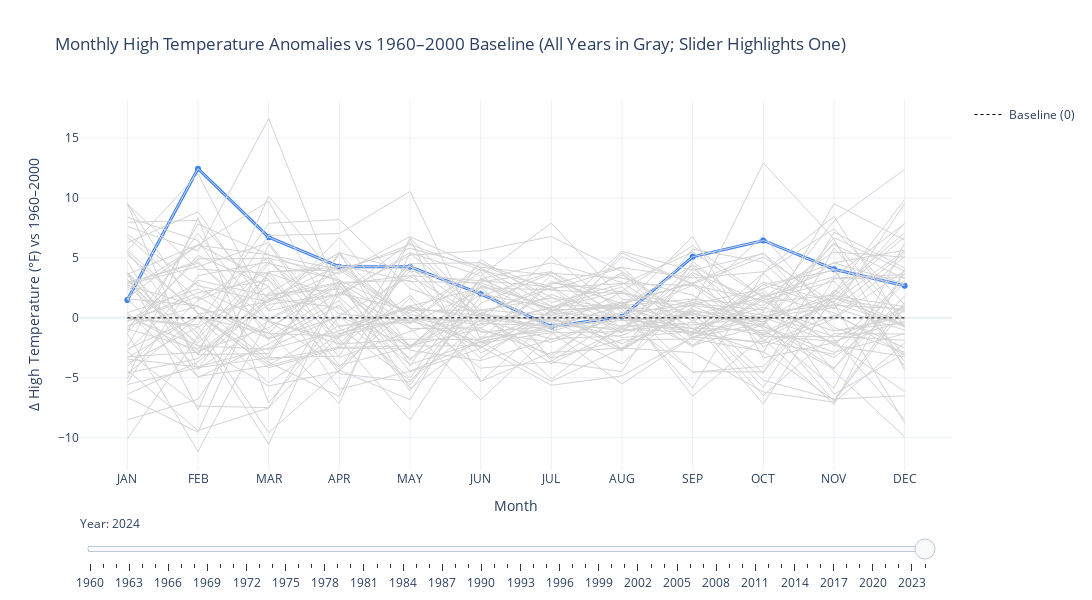

This figure's notebook cell:
### Code cell
onth_order = ["JAN","FEB","MAR","APR","MAY","JUN","JUL","AUG","SEP","OCT","NOV","DEC"]
df["Month"] = pd.Categorical(df["Month"], categories=month_order, ordered=True)
df = df.groupby(["Year","Month"], as_index=False, observed=False)["high"].mean()

# Baseline 1960–2000 (monthly means)
baseline = (df[(df["Year"] >= 1960) & (df["Year"] <= 2000)]
            .groupby("Month", observed=False)["high"]
            .mean().reindex(month_order))

# Keep complete years
years_all = sorted(df["Year"].unique())
years = []
by_year = {}
for y in years_all:
    s = df[df["Year"] == y].set_index("Month").reindex(month_order)["high"]
    if s.notna().all():
        years.append(y)
        by_year[y] = s

# Build deviation series: each year minus the baseline per month
dev_by_year = {y: (by_year[y] - baseline).tolist() for y in years}

# --- Figure with anomalies ---
fig = go.Figure()

# Highlight trace FIRST (will be updated by frames)
default_year = max(years)
fig.add_trace(go.Scatter(
    x=month_order, y=dev_by_year[default_year],
    mode="lines+markers",
    line=dict(color="#3b82f6", width=3),
    marker=dict(size=6),
    name=str(default_year),
    text=[default_year]*12,
    hovertemplate="Year: %{text}<br>Month: %{x}<br>ΔHigh: %{y:.1f}°F<extra></extra>",
    showlegend=False
))

# Gray background lines
for y in years:
    fig.add_trace(go.Scatter(
        x=month_order, y=dev_by_year[y],
        mode="lines",
        line=dict(color="lightgray", width=1),
        hoverinfo="skip",
        showlegend=False
    ))

# Zero line (reference)
fig.add_trace(go.Scatter(
    x=month_order, y=[0]*12,
    mode="lines",
    line=dict(color="black", width=1, dash="dot"),
    name="Baseline (0)",
    hoverinfo="skip",
    showlegend=True
))

# Frames (update only the first trace = highlight)
frames = []
for y in years:
    frames.append(go.Frame(
        name=str(y),
        data=[go.Scatter(x=month_order, y=dev_by_year[y], text=[y]*12)],
        traces=[0]
    ))
fig.frames = frames

# Slider
steps = [{
    "args": [[str(y)], {"frame": {"duration": 0, "redraw": True},
                        "mode": "immediate",
                        "transition": {"duration": 0}}],
    "label": str(y),
    "method": "animate"
} for y in years]

fig.update_layout(
    title="Monthly High Temperature Anomalies vs 1960–2000 Baseline (All Years in Gray; Slider Highlights One)",
    xaxis=dict(title="Month", categoryorder="array", categoryarray=month_order),
    yaxis=dict(title="Δ High Temperature (°F) vs 1960–2000"),
    template="plotly_white",
    width=1100, height=600,
    sliders=[{
        "active": years.index(default_year),
        "y": -0.06, "len": 0.98,
        "currentvalue": {"prefix": "Year: ", "visible": True},
        "steps": steps
    }]
)

fig.show()

### Figure 1 — Plotly figure (JSON) as saved in the notebook; plotly's stock layout.template omitted (floating-point values rounded to 4 significant figures)
{"data": [{"hovertemplate": "Year: %{text}<br>Month: %{x}<br>ΔHigh: %{y:.1f}°F<extra></extra>", "line": {"color": "#3b82f6", "width": 3}, "marker": {"size": 6}, "mode": "lines+markers", "name": "2024", "showlegend": false, "text": ["2024", "2024", "2024", "2024", "2024", "2024", "2024", "2024", "2024", "2024", "2024", "2024"], "type": "scatter", "x": ["JAN", "FEB", "MAR", "APR", "MAY", "JUN", "JUL", "AUG", "SEP", "OCT", "NOV", "DEC"], "y": [1.496, 12.45, 6.735, 4.267, 4.26, 2.004, -0.727, 0.09521, 5.098, 6.459, 4.059, 2.68]}, {"hoverinfo": "skip", "line": {"color": "lightgray", "width": 1}, "mode": "lines", "showlegend": false, "type": "scatter", "x": ["JAN", "FEB", "MAR", "APR", "MAY", "JUN", "JUL", "AUG", "SEP", "OCT", "NOV", "DEC"], "y": [3.754, -1.308, -10.56, 2.701, -2.708, -3.563, -1.792, 0.1275, 2.732, 1.459, 3.059, -3.127]}, {"hoverinfo": "skip", "line": {"color": "lightgray", "width": 1}, "mode": "lines", "showlegend": false, "type": "scatter", "x": ["JAN", "FEB", "MAR", "APR", "MAY", "JUN", "JUL", "AUG", "SEP", "OCT", "NOV", "DEC"], "y": [-1.246, 5.202, 2.638, -5.966, -4.45, -1.996, -0.6947, -0.8725, 3.765, 1.297, 1.892, -0.7718]}, {"hoverinfo": "skip", "line": {"color": "lightgray", "width": 1}, "mode": "lines", "showlegend": false, "type": "scatter", "x": ["JAN", "FEB", "MAR", "APR", "MAY", "JUN", "JUL", "AUG", "SEP", "OCT", "NOV", "DEC"], "y": [-3.44, -4.084, -2.523, 0.1675, 3.453, 0.03741, -3.308, 1.353, -2.435, 1.91, 0.4252, -3.127]}, {"hoverinfo": "skip", "line": {"color": "lightgray", "width": 1}, "mode": "lines", "showlegend": false, "type": "scatter", "x": ["JAN", "FEB", "MAR", "APR", "MAY", "JUN", "JUL", "AUG", "SEP", "OCT", "NOV", "DEC"], "y": [-8.504, -6.798, 1.993, 2.401, -2.386, 2.637, 0.9827, -2.647, 0.8984, 12.91, 6.592, -4.352]}, {"hoverinfo": "skip", "line": {"color": "lightgray", "width": 1}, "mode": "lines", "showlegend": false, "type": "scatter", "x": ["JAN", "FEB", "MAR", "APR", "MAY", "JUN", "JUL", "AUG", "SEP", "OCT", "NOV", "DEC"], "y": [6.98, 2.692, 1.315, 3.834, 6.131, 3.971, 2.628, -1.163, 0.365, -0.6703, 6.292, -0.1912]}, {"hoverinfo": "skip", "line": {"color": "lightgray", "width": 1}, "mode": "lines", "showlegend": false, "type": "scatter", "x": ["JAN", "FEB", "MAR", "APR", "MAY", "JUN", "JUL", "AUG", "SEP", "OCT", "NOV", "DEC"], "y": [-0.05271, -0.7267, -9.588, -4.366, 4.453, 0.2041, -0.1786, -1.131, -0.3683, -1.445, 1.392, 5.583]}, {"hoverinfo": "skip", "line": {"color": "lightgray", "width": 1}, "mode": "lines", "showlegend": false, "type": "scatter", "x": ["JAN", "FEB", "MAR", "APR", "MAY", "JUN", "JUL", "AUG", "SEP", "OCT", "NOV", "DEC"], "y": [-3.795, -0.7624, 2.606, -4.366, -6.837, 3.004, 3.854, -0.1951, -0.6016, 0.0716, 0.8585, -1.03]}, {"hoverinfo": "skip", "line": {"color": "lightgray", "width": 1}, "mode": "lines", "showlegend": false, "type": "scatter", "x": ["JAN", "FEB", "MAR", "APR", "MAY", "JUN", "JUL", "AUG", "SEP", "OCT", "NOV", "DEC"], "y": [4.721, -4.977, -2.168, 1.067, -5.644, 2.604, -3.372, -1.84, -1.768, -2.799, -6.875, 1.325]}, {"hoverinfo": "skip", "line": {"color": "lightgray", "width": 1}, "mode": "lines", "showlegend": false, "type": "scatter", "x": ["JAN", "FEB", "MAR", "APR", "MAY", "JUN", "JUL", "AUG", "SEP", "OCT", "NOV", "DEC"], "y": [-0.9237, -2.618, 4.541, 3.167, -5.902, -1.629, -1.114, 0.4501, 1.032, 0.2329, -1.541, -1.869]}, {"hoverinfo": "skip", "line": {"color": "lightgray", "width": 1}, "mode": "lines", "showlegend": false, "type": "scatter", "x": ["JAN", "FEB", "MAR", "APR", "MAY", "JUN", "JUL", "AUG", "SEP", "OCT", "NOV", "DEC"], "y": [-0.2463, 1.773, -1.685, 2.167, -0.8694, -6.829, -1.372, 5.418, 2.798, -0.7026, -2.875, -1.32]}, {"hoverinfo": "skip", "line": {"color": "lightgray", "width": 1}, "mode": "lines", "showlegend": false, "type": "scatter", "x": ["JAN", "FEB", "MAR", "APR", "MAY", "JUN", "JUL", "AUG", "SEP", "OCT", "NOV", "DEC"], "y": [-4.666, 0.05904, -5.426, -1.299, 0.001574, -1.129, -2.05, 0.2242, -0.9016, 0.878, -1.108, 0.06688]}, {"hoverinfo": "skip", "line": {"color": "lightgray", "width": 1}, "mode": "lines", "showlegend": false, "type": "scatter", "x": ["JAN", "FEB", "MAR", "APR", "MAY", "JUN", "JUL", "AUG", "SEP", "OCT", "NOV", "DEC"], "y": [-3.343, 0.2019, -3.943, -0.6325, -0.3855, 3.871, -3.63, 0.1275, 1.432, 6.846, -0.04146, 5.131]}, {"hoverinfo": "skip", "line": {"color": "lightgray", "width": 1}, "mode": "lines", "showlegend": false, "type": "scatter", "x": ["JAN", "FEB", "MAR", "APR", "MAY", "JUN", "JUL", "AUG", "SEP", "OCT", "NOV", "DEC"], "y": [0.07632, -2.308, -5.685, -4.466, 1.679, -5.296, -2.888, -2.518, -2.902, -6.186, -7.041, -2.094]}, {"hoverinfo": "skip", "line": {"color": "lightgray", "width": 1}, "mode": "lines", "showlegend": false, "type": "scatter", "x": ["JAN", "FEB", "MAR", "APR", "MAY", "JUN", "JUL", "AUG", "SEP", "OCT", "NOV", "DEC"], "y": [5.496, -1.762, 4.735, -0.8325, -5.224, -0.4626, -0.6625, 5.095, 2.832, 5.072, 1.225, -0.6751]}, {"hoverinfo": "skip", "line": {"color": "lightgray", "width": 1}, "mode": "lines", "showlegend": false, "type": "scatter", "x": ["JAN", "FEB", "MAR", "APR", "MAY", "JUN", "JUL", "AUG", "SEP", "OCT", "NOV", "DEC"], "y": [3.205, -2.762, -0.8135, 2.701, -4.482, -2.563, 2.918, 2.16, -1.602, 0.4587, 1.059, 0.7443]}, {"hoverinfo": "skip", "line": {"color": "lightgray", "width": 1}, "mode": "lines", "showlegend": false, "type": "scatter", "x": ["JAN", "FEB", "MAR", "APR", "MAY", "JUN", "JUL", "AUG", "SEP", "OCT", "NOV", "DEC"], "y": [5.625, 0.3805, -3.717, -6.566, 5.389, 0.6374, 1.66, 0.7404, -5.868, 3.749, 7.425, 1.099]}, {"hoverinfo": "skip", "line": {"color": "lightgray", "width": 1}, "mode": "lines", "showlegend": false, "type": "scatter", "x": ["JAN", "FEB", "MAR", "APR", "MAY", "JUN", "JUL", "AUG", "SEP", "OCT", "NOV", "DEC"], "y": [-2.375, 7.83, 5.283, 3.001, -3.547, 3.237, 0.6279, 0.9017, 0.4317, -5.219, -6.775, -6.514]}, {"hoverinfo": "skip", "line": {"color": "lightgray", "width": 1}, "mode": "lines", "showlegend": false, "type": "scatter", "x": ["JAN", "FEB", "MAR", "APR", "MAY", "JUN", "JUL", "AUG", "SEP", "OCT", "NOV", "DEC"], "y": [-10.12, -1.512, 6.864, 7.034, 10.55, -1.796, 3.563, 0.0307, -1.235, -2.154, 0.2252, -2.514]}, {"hoverinfo": "skip", "line": {"color": "lightgray", "width": 1}, "mode": "lines", "showlegend": false, "type": "scatter", "x": ["JAN", "FEB", "MAR", "APR", "MAY", "JUN", "JUL", "AUG", "SEP", "OCT", "NOV", "DEC"], "y": [-4.375, -9.405, -7.523, -1.433, 0.9048, -0.09592, -0.6625, 0.9662, 4.365, -1.928, 1.659, -0.6428]}, {"hoverinfo": "skip", "line": {"color": "lightgray", "width": 1}, "mode": "lines", "showlegend": false, "type": "scatter", "x": ["JAN", "FEB", "MAR", "APR", "MAY", "JUN", "JUL", "AUG", "SEP", "OCT", "NOV", "DEC"], "y": [-6.633, -9.548, 3.864, -3.299, -1.127, 0.3374, -0.3076, -2.776, 3.632, -2.412, -0.0748, 3.938]}, {"hoverinfo": "skip", "line": {"color": "lightgray", "width": 1}, "mode": "lines", "showlegend": false, "type": "scatter", "x": ["JAN", "FEB", "MAR", "APR", "MAY", "JUN", "JUL", "AUG", "SEP", "OCT", "NOV", "DEC"], "y": [0.4312, -4.894, -4.007, -2.399, 1.873, -3.396, 0.6601, 0.8049, -0.03496, -6.477, -1.308, -1.352]}, {"hoverinfo": "skip", "line": {"color": "lightgray", "width": 1}, "mode": "lines", "showlegend": false, "type": "scatter", "x": ["JAN", "FEB", "MAR", "APR", "MAY", "JUN", "JUL", "AUG", "SEP", "OCT", "NOV", "DEC"], "y": [-2.795, 3.13, 1.832, 2.967, -2.321, 0.6707, 0.2085, 1.321, -4.535, -4.057, 2.325, -0.6428]}, {"hoverinfo": "skip", "line": {"color": "lightgray", "width": 1}, "mode": "lines", "showlegend": false, "type": "scatter", "x": ["JAN", "FEB", "MAR", "APR", "MAY", "JUN", "JUL", "AUG", "SEP", "OCT", "NOV", "DEC"], "y": [-5.569, -4.155, -3.33, -3.199, 6.582, -5.329, -0.08183, -1.647, -1.135, 2.975, 1.325, 7.906]}, {"hoverinfo": "skip", "line": {"color": "lightgray", "width": 1}, "mode": "lines", "showlegend": false, "type": "scatter", "x": ["JAN", "FEB", "MAR", "APR", "MAY", "JUN", "JUL", "AUG", "SEP", "OCT", "NOV", "DEC"], "y": [3.625, 6.095, 3.186, -4.666, -5.321, 1.204, 3.725, 3.321, 1.898, -1.412, 1.192, -8.772]}, {"hoverinfo": "skip", "line": {"color": "lightgray", "width": 1}, "mode": "lines", "showlegend": false, "type": "scatter", "x": ["JAN", "FEB", "MAR", "APR", "MAY", "JUN", "JUL", "AUG", "SEP", "OCT", "NOV", "DEC"], "y": [-5.085, 8.347, -7.104, 0.1341, -5.031, 3.304, 0.4988, 3.773, -1.835, 2.781, 0.7585, 5.422]}, {"hoverinfo": "skip", "line": {"color": "lightgray", "width": 1}, "mode": "lines", "showlegend": false, "type": "scatter", "x": ["JAN", "FEB", "MAR", "APR", "MAY", "JUN", "JUL", "AUG", "SEP", "OCT", "NOV", "DEC"], "y": [-4.601, -3.405, 2.057, 5.434, 3.905, -2.929, 0.04721, -2.163, 0.5317, 0.03934, -2.075, -6.159]}, {"hoverinfo": "skip", "line": {"color": "lightgray", "width": 1}, "mode": "lines", "showlegend": false, "type": "scatter", "x": ["JAN", "FEB", "MAR", "APR", "MAY", "JUN", "JUL", "AUG", "SEP", "OCT", "NOV", "DEC"], "y": [1.592, -4.262, 3.864, 4.001, 0.06609, -2.496, 0.5633, -2.679, 0.665, -0.7349, -3.308, 1.067]}, {"hoverinfo": "skip", "line": {"color": "lightgray", "width": 1}, "mode": "lines", "showlegend": false, "type": "scatter", "x": ["JAN", "FEB", "MAR", "APR", "MAY", "JUN", "JUL", "AUG", "SEP", "OCT", "NOV", "DEC"], "y": [2.302, 6.059, 5.251, 4.034, 5.808, 4.237, 3.531, -0.9048, 0.5317, -5.832, 3.259, 3.389]}, {"hoverinfo": "skip", "line": {"color": "lightgray", "width": 1}, "mode": "lines", "showlegend": false, "type": "scatter", "x": ["JAN", "FEB", "MAR", "APR", "MAY", "JUN", "JUL", "AUG", "SEP", "OCT", "NOV", "DEC"], "y": [0.2054, -2.963, 1.122, 1.967, 5.227, 5.604, 6.789, 3.869, -0.3016, -7.186, 1.859, 0.9378]}, {"hoverinfo": "skip", "line": {"color": "lightgray", "width": 1}, "mode": "lines", "showlegend": false, "type": "scatter", "x": ["JAN", "FEB", "MAR", "APR", "MAY", "JUN", "JUL", "AUG", "SEP", "OCT", "NOV", "DEC"], "y": [9.496, -4.298, -0.2329, -2.199, -1.773, -1.829, 0.4343, 0.06295, -1.435, 2.426, -4.441, -9.933]}, {"hoverinfo": "skip", "line": {"color": "lightgray", "width": 1}, "mode": "lines", "showlegend": false, "type": "scatter", "x": ["JAN", "FEB", "MAR", "APR", "MAY", "JUN", "JUL", "AUG", "SEP", "OCT", "NOV", "DEC"], "y": [9.496, 4.059, 3.735, 1.701, -3.386, -0.1959, -1.759, -1.485, 1.165, 0.6845, 6.125, 3.26]}, {"hoverinfo": "skip", "line": {"color": "lightgray", "width": 1}, "mode": "lines", "showlegend": false, "type": "scatter", "x": ["JAN", "FEB", "MAR", "APR", "MAY", "JUN", "JUL", "AUG", "SEP", "OCT", "NOV", "DEC"], "y": [-0.8592, 4.916, 4.961, 3.667, 6.776, 4.171, 0.9827, 1.031, -1.268, 1.459, -2.275, 3.131]}, {"hoverinfo": "skip", "line": {"color": "lightgray", "width": 1}, "mode": "lines", "showlegend": false, "type": "scatter", "x": ["JAN", "FEB", "MAR", "APR", "MAY", "JUN", "JUL", "AUG", "SEP", "OCT", "NOV", "DEC"], "y": [2.947, 4.554, -0.2651, -4.066, 0.7113, -2.396, -5.63, -4.84, -1.602, -1.993, -3.041, 2.938]}, {"hoverinfo": "skip", "line": {"color": "lightgray", "width": 1}, "mode": "lines", "showlegend": false, "type": "scatter", "x": ["JAN", "FEB", "MAR", "APR", "MAY", "JUN", "JUL", "AUG", "SEP", "OCT", "NOV", "DEC"], "y": [3.56, -2.334, -2.62, -1.099, 1.034, -2.496, 0.5956, 1.031, -6.535, -1.541, -1.575, 0.5507]}, {"hoverinfo": "skip", "line": {"color": "lightgray", "width": 1}, "mode": "lines", "showlegend": false, "type": "scatter", "x": ["JAN", "FEB", "MAR", "APR", "MAY", "JUN", "JUL", "AUG", "SEP", "OCT", "NOV", "DEC"], "y": [-6.375, -3.691, 1.477, 2.901, -0.4823, 2.271, -0.8883, -3.84, 1.532, 1.039, 4.592, 5.648]}, {"hoverinfo": "skip", "line": {"color": "lightgray", "width": 1}, "mode": "lines", "showlegend": false, "type": "scatter", "x": ["JAN", "FEB", "MAR", "APR", "MAY", "JUN", "JUL", "AUG", "SEP", "OCT", "NOV", "DEC"], "y": [2.625, -2.12, 3.606, -3.966, -2.418, 2.004, 0.8214, 3.611, -0.2683, 2.136, -6.375, -2.965]}, {"hoverinfo": "skip", "line": {"color": "lightgray", "width": 1}, "mode": "lines", "showlegend": false, "type": "scatter", "x": ["JAN", "FEB", "MAR", "APR", "MAY", "JUN", "JUL", "AUG", "SEP", "OCT", "NOV", "DEC"], "y": [1.592, 1.002, -3.523, -2.466, -2.353, -0.8959, -3.082, 1.127, -1.335, -0.08969, -6.975, 0.8733]}, {"hoverinfo": "skip", "line": {"color": "lightgray", "width": 1}, "mode": "lines", "showlegend": false, "type": "scatter", "x": ["JAN", "FEB", "MAR", "APR", "MAY", "JUN", "JUL", "AUG", "SEP", "OCT", "NOV", "DEC"], "y": [0.4312, 2.416, -0.3297, -1.766, -8.515, 0.4041, -1.179, -5.518, -1.602, -0.4768, -4.175, 1.809]}, {"hoverinfo": "skip", "line": {"color": "lightgray", "width": 1}, "mode": "lines", "showlegend": false, "type": "scatter", "x": ["JAN", "FEB", "MAR", "APR", "MAY", "JUN", "JUL", "AUG", "SEP", "OCT", "NOV", "DEC"], "y": [6.27, 8.845, 0.5736, 1.967, 6.292, -0.3626, 0.7891, 2.224, 6.032, 1.717, 3.425, 7.841]}, {"hoverinfo": "skip", "line": {"color": "lightgray", "width": 1}, "mode": "lines", "showlegend": false, "type": "scatter", "x": ["JAN", "FEB", "MAR", "APR", "MAY", "JUN", "JUL", "AUG", "SEP", "OCT", "NOV", "DEC"], "y": [-1.085, 7.059, -0.2006, 2.801, 3.518, 3.104, 2.596, -2.614, 4.132, -0.5413, 6.692, 3.906]}, {"hoverinfo": "skip", "line": {"color": "lightgray", "width": 1}, "mode": "lines", "showlegend": false, "type": "scatter", "x": ["JAN", "FEB", "MAR", "APR", "MAY", "JUN", "JUL", "AUG", "SEP", "OCT", "NOV", "DEC"], "y": [1.657, 6.073, 9.735, -0.7659, 0.808, 0.1701, -3.824, -0.9375, -1.202, 3.717, -1.775, -8.514]}, {"hoverinfo": "skip", "line": {"color": "lightgray", "width": 1}, "mode": "lines", "showlegend": false, "type": "scatter", "x": ["JAN", "FEB", "MAR", "APR", "MAY", "JUN", "JUL", "AUG", "SEP", "OCT", "NOV", "DEC"], "y": [2.721, 0.9519, -1.297, 4.401, 0.2596, -0.5959, 0.8859, 2.579, -2.302, -0.6058, 9.525, 6.486]}, {"hoverinfo": "skip", "line": {"color": "lightgray", "width": 1}, "mode": "lines", "showlegend": false, "type": "scatter", "x": ["JAN", "FEB", "MAR", "APR", "MAY", "JUN", "JUL", "AUG", "SEP", "OCT", "NOV", "DEC"], "y": [8.399, 6.452, -1.814, 1.434, -6.095, 1.804, 3.821, 0.8694, 6.798, -3.348, -2.075, 0.9378]}, {"hoverinfo": "skip", "line": {"color": "lightgray", "width": 1}, "mode": "lines", "showlegend": false, "type": "scatter", "x": ["JAN", "FEB", "MAR", "APR", "MAY", "JUN", "JUL", "AUG", "SEP", "OCT", "NOV", "DEC"], "y": [-3.246, -2.87, 1.606, 0.8341, -3.869, -1.963, -0.856, 2.16, 0.265, -0.3155, 3.325, 3.615]}, {"hoverinfo": "skip", "line": {"color": "lightgray", "width": 1}, "mode": "lines", "showlegend": false, "type": "scatter", "x": ["JAN", "FEB", "MAR", "APR", "MAY", "JUN", "JUL", "AUG", "SEP", "OCT", "NOV", "DEC"], "y": [-4.053, 1.451, 3.832, 4.234, 0.06609, -4.196, -3.662, -4.485, 4.698, 0.1039, 1.625, 0.583]}, {"hoverinfo": "skip", "line": {"color": "lightgray", "width": 1}, "mode": "lines", "showlegend": false, "type": "scatter", "x": ["JAN", "FEB", "MAR", "APR", "MAY", "JUN", "JUL", "AUG", "SEP", "OCT", "NOV", "DEC"], "y": [-0.2785, 2.952, -3.297, 5.467, -3.998, 4.871, 1.273, 2.805, 5.498, 1.685, 4.092, -4.062]}, {"hoverinfo": "skip", "line": {"color": "lightgray", "width": 1}, "mode": "lines", "showlegend": false, "type": "scatter", "x": ["JAN", "FEB", "MAR", "APR", "MAY", "JUN", "JUL", "AUG", "SEP", "OCT", "NOV", "DEC"], "y": [9.592, 0.309, 1.348, 5.467, -0.9017, -0.8293, 1.95, -0.06608, -4.502, -4.509, 2.092, 7.099]}, {"hoverinfo": "skip", "line": {"color": "lightgray", "width": 1}, "mode": "lines", "showlegend": false, "type": "scatter", "x": ["JAN", "FEB", "MAR", "APR", "MAY", "JUN", "JUL", "AUG", "SEP", "OCT", "NOV", "DEC"], "y": [3.754, -7.691, 6.154, -2.199, 3.905, 2.771, 0.01495, 1.224, 2.932, 5.426, -1.075, -0.417]}, {"hoverinfo": "skip", "line": {"color": "lightgray", "width": 1}, "mode": "lines", "showlegend": false, "type": "scatter", "x": ["JAN", "FEB", "MAR", "APR", "MAY", "JUN", "JUL", "AUG", "SEP", "OCT", "NOV", "DEC"], "y": [3.754, -3.067, -2.975, 5.334, -2.45, 0.2707, -0.7915, 1.031, 1.565, -1.509, -1.941, -0.288]}, {"hoverinfo": "skip", "line": {"color": "lightgray", "width": 1}, "mode": "lines", "showlegend": false, "type": "scatter", "x": ["JAN", "FEB", "MAR", "APR", "MAY", "JUN", "JUL", "AUG", "SEP", "OCT", "NOV", "DEC"], "y": [-5.408, 3.523, 4.67, 0.3341, -0.2565, -1.963, -5.308, -2.518, 0.765, -4.606, 5.825, -0.7396]}, {"hoverinfo": "skip", "line": {"color": "lightgray", "width": 1}, "mode": "lines", "showlegend": false, "type": "scatter", "x": ["JAN", "FEB", "MAR", "APR", "MAY", "JUN", "JUL", "AUG", "SEP", "OCT", "NOV", "DEC"], "y": [-0.05271, -0.5838, 7.896, 8.201, 2.453, 0.3041, 2.821, 4.257, -1.402, 2.781, 3.959, -3.643]}, {"hoverinfo": "skip", "line": {"color": "lightgray", "width": 1}, "mode": "lines", "showlegend": false, "type": "scatter", "x": ["JAN", "FEB", "MAR", "APR", "MAY", "JUN", "JUL", "AUG", "SEP", "OCT", "NOV", "DEC"], "y": [-2.601, 0.05904, -1.297, -1.533, -0.06294, -0.2959, 5.144, 0.4178, -2.268, 1.685, 5.492, 5.067]}, {"hoverinfo": "skip", "line": {"color": "lightgray", "width": 1}, "mode": "lines", "showlegend": false, "type": "scatter", "x": ["JAN", "FEB", "MAR", "APR", "MAY", "JUN", "JUL", "AUG", "SEP", "OCT", "NOV", "DEC"], "y": [7.625, 5.589, 16.64, 1.834, 5.453, 3.504, 7.918, 1.547, 0.965, -1.283, 1.859, 6.744]}, {"hoverinfo": "skip", "line": {"color": "lightgray", "width": 1}, "mode": "lines", "showlegend": false, "type": "scatter", "x": ["JAN", "FEB", "MAR", "APR", "MAY", "JUN", "JUL", "AUG", "SEP", "OCT", "NOV", "DEC"], "y": [5.27, 0.4162, -4.168, -2.533, 4.324, -1.196, -0.6947, -0.2274, 0.2317, 1.717, -2.308, -3.223]}, {"hoverinfo": "skip", "line": {"color": "lightgray", "width": 1}, "mode": "lines", "showlegend": false, "type": "scatter", "x": ["JAN", "FEB", "MAR", "APR", "MAY", "JUN", "JUL", "AUG", "SEP", "OCT", "NOV", "DEC"], "y": [-2.827, -7.37, -7.491, 2.067, 0.6145, 0.6374, -5.114, -0.6145, -0.8683, -1.057, -4.275, 3.712]}, {"hoverinfo": "skip", "line": {"color": "lightgray", "width": 1}, "mode": "lines", "showlegend": false, "type": "scatter", "x": ["JAN", "FEB", "MAR", "APR", "MAY", "JUN", "JUL", "AUG", "SEP", "OCT", "NOV", "DEC"], "y": [-1.311, -11.16, -0.0716, 2.967, 3.131, -2.096, -1.243, -1.163, 4.432, 0.5555, 8.092, 12.39]}, {"hoverinfo": "skip", "line": {"color": "lightgray", "width": 1}, "mode": "lines", "showlegend": false, "type": "scatter", "x": ["JAN", "FEB", "MAR", "APR", "MAY", "JUN", "JUL", "AUG", "SEP", "OCT", "NOV", "DEC"], "y": [2.786, 4.278, 6.283, -1.366, 0.9693, 2.504, 2.338, 4.192, 3.332, 3.846, 8.459, -0.7396]}, {"hoverinfo": "skip", "line": {"color": "lightgray", "width": 1}, "mode": "lines", "showlegend": false, "type": "scatter", "x": ["JAN", "FEB", "MAR", "APR", "MAY", "JUN", "JUL", "AUG", "SEP", "OCT", "NOV", "DEC"], "y": [5.625, 12.02, 0.6058, 6.734, -0.45, 4.537, 1.725, -1.26, 5.732, 4.652, -0.8081, -2.869]}, {"hoverinfo": "skip", "line": {"color": "lightgray", "width": 1}, "mode": "lines", "showlegend": false, "type": "scatter", "x": ["JAN", "FEB", "MAR", "APR", "MAY", "JUN", "JUL", "AUG", "SEP", "OCT", "NOV", "DEC"], "y": [2.883, 4.702, -1.168, -7.166, 6.711, 0.3707, 2.499, 2.869, 2.698, -1.735, -7.208, 4.035]}, {"hoverinfo": "skip", "line": {"color": "lightgray", "width": 1}, "mode": "lines", "showlegend": false, "type": "scatter", "x": ["JAN", "FEB", "MAR", "APR", "MAY", "JUN", "JUL", "AUG", "SEP", "OCT", "NOV", "DEC"], "y": [-0.6656, 0.9519, -1.749, 0.1008, -2.353, -2.329, 3.047, 1.192, 2.865, -0.8961, -5.875, 6.26]}, {"hoverinfo": "skip", "line": {"color": "lightgray", "width": 1}, "mode": "lines", "showlegend": false, "type": "scatter", "x": ["JAN", "FEB", "MAR", "APR", "MAY", "JUN", "JUL", "AUG", "SEP", "OCT", "NOV", "DEC"], "y": [6.754, 1.554, 5.025, -2.533, -2.579, 3.237, 4.596, 2.966, -0.935, -2.896, 7.159, 4.164]}, {"hoverinfo": "skip", "line": {"color": "lightgray", "width": 1}, "mode": "lines", "showlegend": false, "type": "scatter", "x": ["JAN", "FEB", "MAR", "APR", "MAY", "JUN", "JUL", "AUG", "SEP", "OCT", "NOV", "DEC"], "y": [3.173, -3.084, 10.15, 3.134, 0.3887, 4.104, 0.1762, 5.547, 3.965, 5.362, 0.7252, 9.551]}, {"hoverinfo": "skip", "line": {"color": "lightgray", "width": 1}, "mode": "lines", "showlegend": false, "type": "scatter", "x": ["JAN", "FEB", "MAR", "APR", "MAY", "JUN", "JUL", "AUG", "SEP", "OCT", "NOV", "DEC"], "y": [-0.3108, 2.095, 3.154, -1.699, 4.518, 4.604, 2.305, 2.031, 1.132, 2.426, 4.592, 2.841]}, {"hoverinfo": "skip", "line": {"color": "lightgray", "width": 1}, "mode": "lines", "showlegend": false, "type": "scatter", "x": ["JAN", "FEB", "MAR", "APR", "MAY", "JUN", "JUL", "AUG", "SEP", "OCT", "NOV", "DEC"], "y": [7.98, 8.13, 1.574, 4.401, 3.034, 2.937, 0.6924, -0.7435, 1.298, -0.3478, 2.092, 9.873]}, {"hoverinfo": "skip", "line": {"color": "lightgray", "width": 1}, "mode": "lines", "showlegend": false, "type": "scatter", "x": ["JAN", "FEB", "MAR", "APR", "MAY", "JUN", "JUL", "AUG", "SEP", "OCT", "NOV", "DEC"], "y": [1.496, 12.45, 6.735, 4.267, 4.26, 2.004, -0.727, 0.09521, 5.098, 6.459, 4.059, 2.68]}, {"hoverinfo": "skip", "line": {"color": "black", "dash": "dot", "width": 1}, "mode": "lines", "name": "Baseline (0)", "showlegend": true, "type": "scatter", "x": ["JAN", "FEB", "MAR", "APR", "MAY", "JUN", "JUL", "AUG", "SEP", "OCT", "NOV", "DEC"], "y": [0, 0, 0, 0, 0, 0, 0, 0, 0, 0, 0, 0]}], "layout": {"height": 600, "sliders": [{"active": 64, "currentvalue": {"prefix": "Year: ", "visible": true}, "len": 0.98, "steps": [{"args": [["1960"], {"frame": {"duration": 0, "redraw": true}, "mode": "immediate", "transition": {"duration": 0}}], "label": "1960", "method": "animate"}, {"args": [["1961"], {"frame": {"duration": 0, "redraw": true}, "mode": "immediate", "transition": {"duration": 0}}], "label": "1961", "method": "animate"}, {"args": [["1962"], {"frame": {"duration": 0, "redraw": true}, "mode": "immediate", "transition": {"duration": 0}}], "label": "1962", "method": "animate"}, {"args": [["1963"], {"frame": {"duration": 0, "redraw": true}, "mode": "immediate", "transition": {"duration": 0}}], "label": "1963", "method": "animate"}, {"args": [["1964"], {"frame": {"duration": 0, "redraw": true}, "mode": "immediate", "transition": {"duration": 0}}], "label": "1964", "method": "animate"}, {"args": [["1965"], {"frame": {"duration": 0, "redraw": true}, "mode": "immediate", "transition": {"duration": 0}}], "label": "1965", "method": "animate"}, {"args": [["1966"], {"frame": {"duration": 0, "redraw": true}, "mode": "immediate", "transition": {"duration": 0}}], "label": "1966", "method": "animate"}, {"args": [["1967"], {"frame": {"duration": 0, "redraw": true}, "mode": "immediate", "transition": {"duration": 0}}], "label": "1967", "method": "animate"}, {"args": [["1968"], {"frame": {"duration": 0, "redraw": true}, "mode": "immediate", "transition": {"duration": 0}}], "label": "1968", "method": "animate"}, {"args": [["1969"], {"frame": {"duration": 0, "redraw": true}, "mode": "immediate", "transition": {"duration": 0}}], "label": "1969", "method": "animate"}, {"args": [["1970"], {"frame": {"duration": 0, "redraw": true}, "mode": "immediate", "transition": {"duration": 0}}], "label": "1970", "method": "animate"}, {"args": [["1971"], {"frame": {"duration": 0, "redraw": true}, "mode": "immediate", "transition": {"duration": 0}}], "label": "1971", "method": "animate"}, {"args": [["1972"], {"frame": {"duration": 0, "redraw": true}, "mode": "immediate", "transition": {"duration": 0}}], "label": "1972", "method": "animate"}, {"args": [["1973"], {"frame": {"duration": 0, "redraw": true}, "mode": "immediate", "transition": {"duration": 0}}], "label": "1973", "method": "animate"}, {"args": [["1974"], {"frame": {"duration": 0, "redraw": true}, "mode": "immediate", "transition": {"duration": 0}}], "label": "1974", "method": "animate"}, {"args": [["1975"], {"frame": {"duration": 0, "redraw": true}, "mode": "immediate", "transition": {"duration": 0}}], "label": "1975", "method": "animate"}, {"args": [["1976"], {"frame": {"duration": 0, "redraw": true}, "mode": "immediate", "transition": {"duration": 0}}], "label": "1976", "method": "animate"}, {"args": [["1977"], {"frame": {"duration": 0, "redraw": true}, "mode": "immediate", "transition": {"duration": 0}}], "label": "1977", "method": "animate"}, {"args": [["1978"], {"frame": {"duration": 0, "redraw": true}, "mode": "immediate", "transition": {"duration": 0}}], "label": "1978", "method": "animate"}, {"args": [["1979"], {"frame": {"duration": 0, "redraw": true}, "mode": "immediate", "transition": {"duration": 0}}], "label": "1979", "method": "animate"}, {"args": [["1980"], {"frame": {"duration": 0, "redraw": true}, "mode": "immediate", "transition": {"duration": 0}}], "label": "1980", "method": "animate"}, {"args": [["1981"], {"frame": {"duration": 0, "redraw": true}, "mode": "immediate", "transition": {"duration": 0}}], "label": "1981", "method": "animate"}, {"args": [["1982"], {"frame": {"duration": 0, "redraw": true}, "mode": "immediate", "transition": {"duration": 0}}], "label": "1982", "method": "animate"}, {"args": [["1983"], {"frame": {"duration": 0, "redraw": true}, "mode": "immediate", "transition": {"duration": 0}}], "label": "1983", "method": "animate"}, {"args": [["1984"], {"frame": {"duration": 0, "redraw": true}, "mode": "immediate", "transition": {"duration": 0}}], "label": "1984", "method": "animate"}, {"args": [["1985"], {"frame": {"duration": 0, "redraw": true}, "mode": "immediate", "transition": {"duration": 0}}], "label": "1985", "method": "animate"}, {"args": [["1986"], {"frame": {"duration": 0, "redraw": true}, "mode": "immediate", "transition": {"duration": 0}}], "label": "1986", "method": "animate"}, {"args": [["1987"], {"frame": {"duration": 0, "redraw": true}, "mode": "immediate", "transition": {"duration": 0}}], "label": "1987", "method": "animate"}, {"args": [["1988"], {"frame": {"duration": 0, "redraw": true}, "mode": "immediate", "transition": {"duration": 0}}], "label": "1988", "method": "animate"}, {"args": [["1989"], {"frame": {"duration": 0, "redraw": true}, "mode": "immediate", "transition": {"duration": 0}}], "label": "1989", "method": "animate"}, {"args": [["1990"], {"frame": {"duration": 0, "redraw": true}, "mode": "immediate", "transition": {"duration": 0}}], "label": "1990", "method": "animate"}, {"args": [["1991"], {"frame": {"duration": 0, "redraw": true}, "mode": "immediate", "transition": {"duration": 0}}], "label": "1991", "method": "animate"}, {"args": [["1992"], {"frame": {"duration": 0, "redraw": true}, "mode": "immediate", "transition": {"duration": 0}}], "label": "1992", "method": "animate"}, {"args": [["1993"], {"frame": {"duration": 0, "redraw": true}, "mode": "immediate", "transition": {"duration": 0}}], "label": "1993", "method": "animate"}, {"args": [["1994"], {"frame": {"duration": 0, "redraw": true}, "mode": "immediate", "transition": {"duration": 0}}], "label": "1994", "method": "animate"}, {"args": [["1995"], {"frame": {"duration": 0, "redraw": true}, "mode": "immediate", "transition": {"duration": 0}}], "label": "1995", "method": "animate"}, {"args": [["1996"], {"frame": {"duration": 0, "redraw": true}, "mode": "immediate", "transition": {"duration": 0}}], "label": "1996", "method": "animate"}, {"args": [["1997"], {"frame": {"duration": 0, "redraw": true}, "mode": "immediate", "transition": {"duration": 0}}], "label": "1997", "method": "animate"}, {"args": [["1998"], {"frame": {"duration": 0, "redraw": true}, "mode": "immediate", "transition": {"duration": 0}}], "label": "1998", "method": "animate"}, {"args": [["1999"], {"frame": {"duration": 0, "redraw": true}, "mode": "immediate", "transition": {"duration": 0}}], "label": "1999", "method": "animate"}, {"args": [["2000"], {"frame": {"duration": 0, "redraw": true}, "mode": "immediate", "transition": {"duration": 0}}], "label": "2000", "method": "animate"}, {"args": [["2001"], {"frame": {"duration": 0, "redraw": true}, "mode": "immediate", "transition": {"duration": 0}}], "label": "2001", "method": "animate"}, {"args": [["2002"], {"frame": {"duration": 0, "redraw": true}, "mode": "immediate", "transition": {"duration": 0}}], "label": "2002", "method": "animate"}, {"args": [["2003"], {"frame": {"duration": 0, "redraw": true}, "mode": "immediate", "transition": {"duration": 0}}], "label": "2003", "method": "animate"}, {"args": [["2004"], {"frame": {"duration": 0, "redraw": true}, "mode": "immediate", "transition": {"duration": 0}}], "label": "2004", "method": "animate"}, {"args": [["2005"], {"frame": {"duration": 0, "redraw": true}, "mode": "immediate", "transition": {"duration": 0}}], "label": "2005", "method": "animate"}, {"args": [["2006"], {"frame": {"duration": 0, "redraw": true}, "mode": "immediate", "transition": {"duration": 0}}], "label": "2006", "method": "animate"}, {"args": [["2007"], {"frame": {"duration": 0, "redraw": true}, "mode": "immediate", "transition": {"duration": 0}}], "label": "2007", "method": "animate"}, {"args": [["2008"], {"frame": {"duration": 0, "redraw": true}, "mode": "immediate", "transition": {"duration": 0}}], "label": "2008", "method": "animate"}, {"args": [["2009"], {"frame": {"duration": 0, "redraw": true}, "mode": "immediate", "transition": {"duration": 0}}], "label": "2009", "method": "animate"}, {"args": [["2010"], {"frame": {"duration": 0, "redraw": true}, "mode": "immediate", "transition": {"duration": 0}}], "label": "2010", "method": "animate"}, {"args": [["2011"], {"frame": {"duration": 0, "redraw": true}, "mode": "immediate", "transition": {"duration": 0}}], "label": "2011", "method": "animate"}, {"args": [["2012"], {"frame": {"duration": 0, "redraw": true}, "mode": "immediate", "transition": {"duration": 0}}], "label": "2012", "method": "animate"}, {"args": [["2013"], {"frame": {"duration": 0, "redraw": true}, "mode": "immediate", "transition": {"duration": 0}}], "label": "2013", "method": "animate"}, {"args": [["2014"], {"frame": {"duration": 0, "redraw": true}, "mode": "immediate", "transition": {"duration": 0}}], "label": "2014", "method": "animate"}, {"args": [["2015"], {"frame": {"duration": 0, "redraw": true}, "mode": "immediate", "transition": {"duration": 0}}], "label": "2015", "method": "animate"}, {"args": [["2016"], {"frame": {"duration": 0, "redraw": true}, "mode": "immediate", "transition": {"duration": 0}}], "label": "2016", "method": "animate"}, {"args": [["2017"], {"frame": {"duration": 0, "redraw": true}, "mode": "immediate", "transition": {"duration": 0}}], "label": "2017", "method": "animate"}, {"args": [["2018"], {"frame": {"duration": 0, "redraw": true}, "mode": "immediate", "transition": {"duration": 0}}], "label": "2018", "method": "animate"}, {"args": [["2019"], {"frame": {"duration": 0, "redraw": true}, "mode": "immediate", "transition": {"duration": 0}}], "label": "2019", "method": "animate"}, {"args": [["2020"], {"frame": {"duration": 0, "redraw": true}, "mode": "immediate", "transition": {"duration": 0}}], "label": "2020", "method": "animate"}, {"args": [["2021"], {"frame": {"duration": 0, "redraw": true}, "mode": "immediate", "transition": {"duration": 0}}], "label": "2021", "method": "animate"}, {"args": [["2022"], {"frame": {"duration": 0, "redraw": true}, "mode": "immediate", "transition": {"duration": 0}}], "label": "2022", "method": "animate"}, {"args": [["2023"], {"frame": {"duration": 0, "redraw": true}, "mode": "immediate", "transition": {"duration": 0}}], "label": "2023", "method": "animate"}, {"args": [["2024"], {"frame": {"duration": 0, "redraw": true}, "mode": "immediate", "transition": {"duration": 0}}], "label": "2024", "method": "animate"}], "y": -0.06}], "title": {"text": "Monthly High Temperature Anomalies vs 1960–2000 Baseline (All Years in Gray; Slider Highlights One)"}, "width": 1100, "xaxis": {"categoryarray": ["JAN", "FEB", "MAR", "APR", "MAY", "JUN", "JUL", "AUG", "SEP", "OCT", "NOV", "DEC"], "categoryorder": "array", "title": {"text": "Month"}}, "yaxis": {"title": {"text": "Δ High Temperature (°F) vs 1960–2000"}}}}
